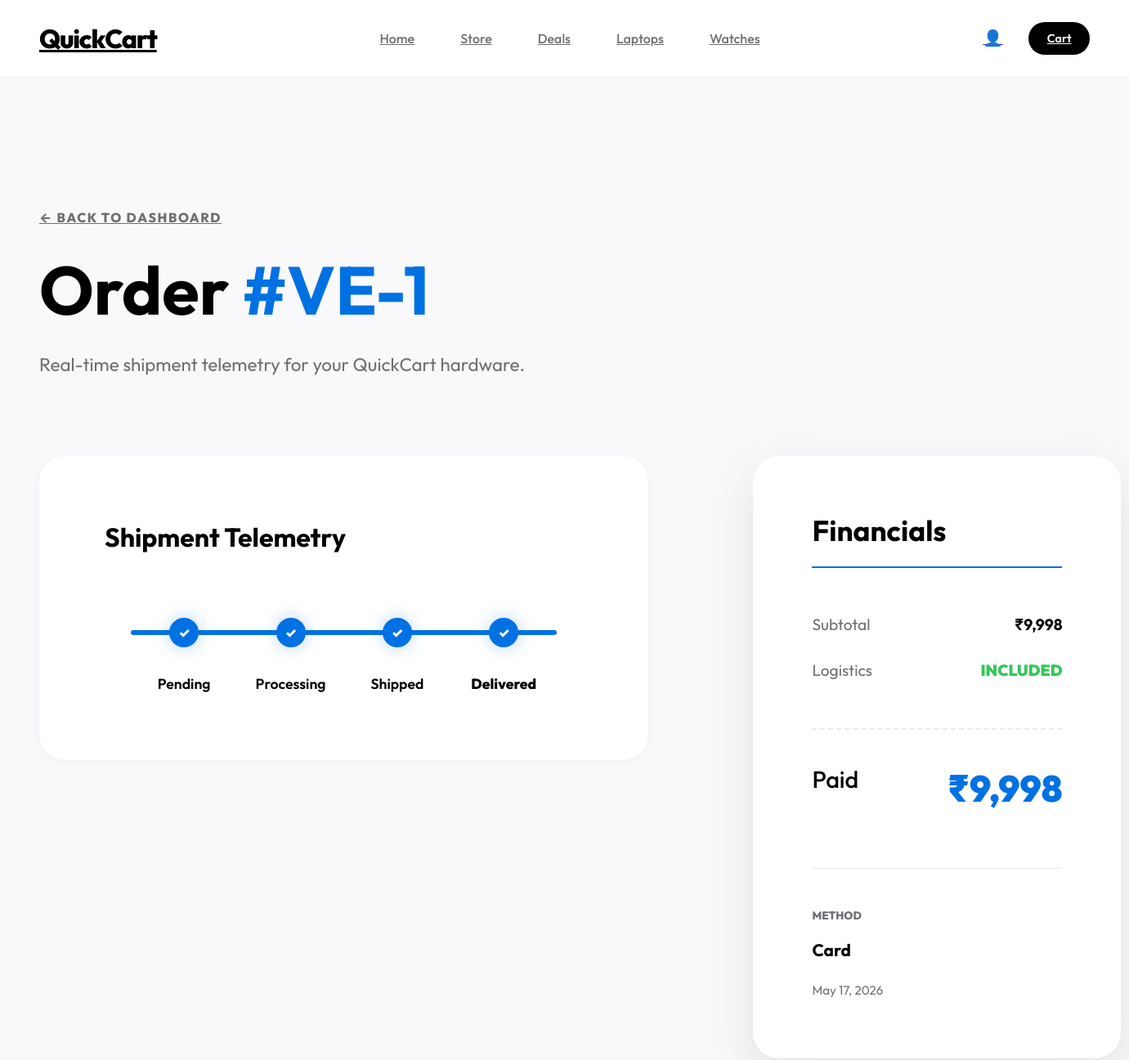
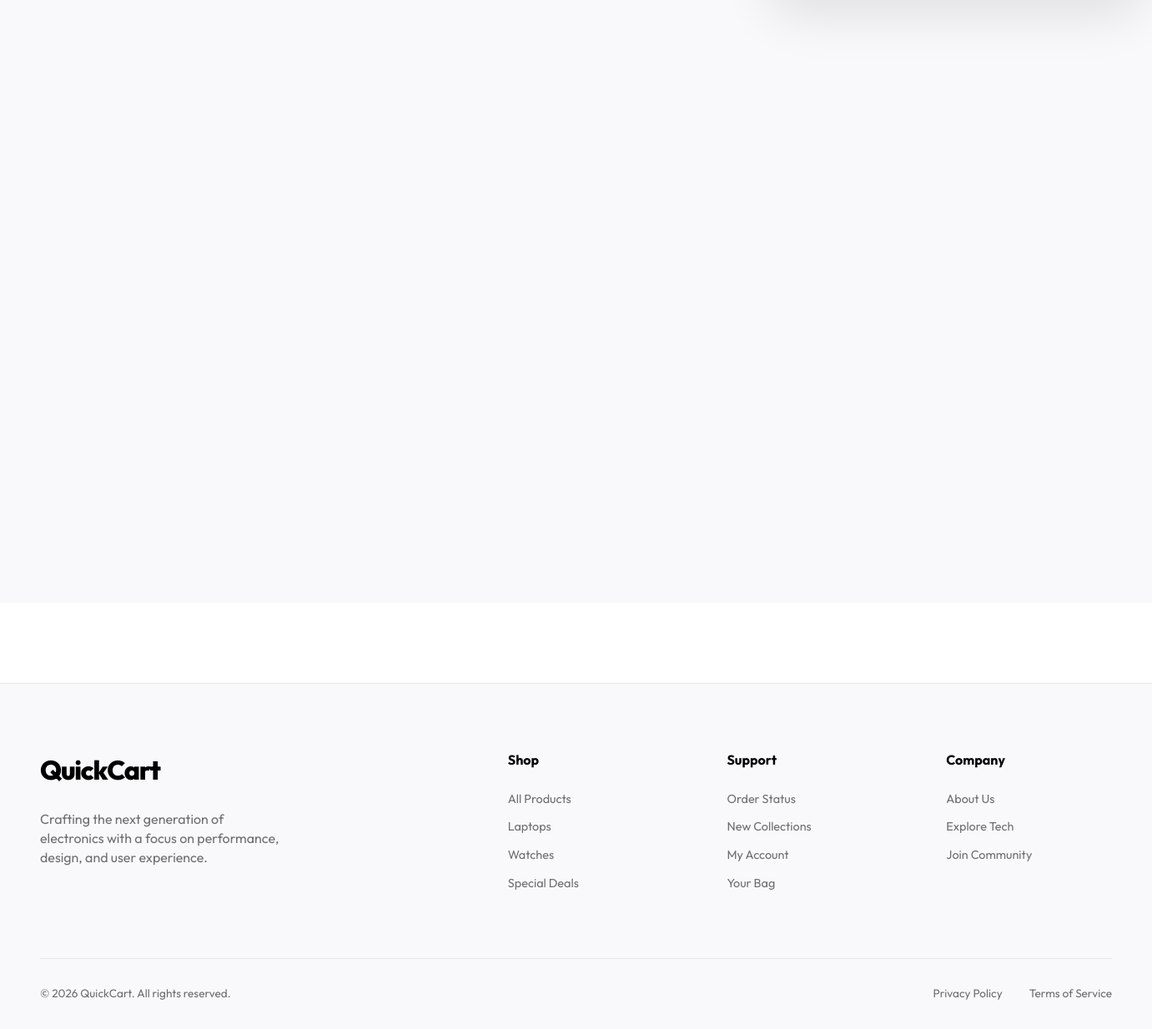
The page /order_details.php?id=1 (signed in) on the database its author committed (2 pictures, top to bottom).
### tables this page shows
CREATE TABLE `orders` (
  `id` int(11) NOT NULL,
  `user_id` int(11) DEFAULT NULL,
  `total_price` decimal(10,2) NOT NULL,
  `status` enum('Pending','Processing','Shipped','Delivered','Cancelled') DEFAULT 'Pending',
  `payment_method` varchar(50) DEFAULT 'COD',
  `created_at` timestamp NOT NULL DEFAULT current_timestamp()
);

### order_details.php (the view, shortened to what this page needs)
<?php
require_once 'config.php';
$order_id = isset($_GET['id']) ? (int)$_GET['id'] : 0;
$user_id = $_SESSION['user_id'];
$stmt = $pdo->prepare("SELECT * FROM orders WHERE id = ? AND user_id = ?");
$stmt->execute([$order_id, $user_id]);
$order = $stmt->fetch();
$status_steps = ['Pending', 'Processing', 'Shipped', 'Delivered'];
$current_index = array_search($order['status'], $status_steps);
include 'includes/header.php';
?>
<main class="section-padding" style="background: var(--bg-soft); min-height: calc(100vh - 80px);">
    <div class="container">
        <div style="margin-bottom: 6rem;">
            <a href="profile.php" style="color: var(--text-secondary); font-weight: 800; font-size: 1rem; text-transform: uppercase; letter-spacing: 0.1em; display: flex; align-items: center; gap: 0.75rem;">
                &larr; Back to Dashboard
            </a>
            <h1 style="font-size: var(--fs-h1); margin-top: 2rem;">Order <span style="color: var(--accent);">#VE-<?= $order_id ?></span></h1>
            <p style="color: var(--text-secondary); font-size: 1.4rem;">Real-time shipment telemetry for your QuickCart hardware.</p>
        </div>
        <div class="layout-cart">
            <section>
                <div style="background: var(--white); padding: 5rem; border-radius: var(--radius-xl); box-shadow: var(--shadow-sm); margin-bottom: 4rem;" class="fade-in">
                    <h3 style="font-size: 2rem; margin-bottom: 5rem;">Shipment Telemetry</h3>
                    <div style="display: flex; justify-content: space-between; position: relative; padding: 0 2rem;">
                        <div style="position: absolute; top: 15px; left: 2rem; width: calc(<?= ($current_index / (count($status_steps) - 1)) * 100 ?>% - 4rem); height: 6px; background: var(--accent); z-index: 2; border-radius: 10px; transition: 2s cubic-bezier(0.65, 0, 0.35, 1);"></div>
                        <?php foreach($status_steps as $index => $step): ?>
                            <div style="position: relative; z-index: 3; text-align: center; flex: 1;">
                                <div style="width: 36px; height: 36px; border-radius: 50%; background: <?= $index <= $current_index ? 'var(--accent)' : 'var(--white)' ?>; border: 4px solid <?= $index <= $current_index ? 'var(--accent)' : 'var(--border)' ?>; margin: 0 auto; display: flex; align-items: center; justify-content: center; transition: 0.8s; box-shadow: <?= $index <= $current_index ? '0 0 20px rgba(0, 113, 227, 0.3)' : 'none' ?>;">
                                    <?php if($index <= $current_index): ?>
                                        <span style="color: white; font-size: 1rem; font-weight: 900;">✓</span>
                                    <?php endif; ?>
                                </div>
                                <p style="margin-top: 2rem; font-size: 1.1rem; font-weight: <?= $index == $current_index ? '800' : '600' ?>; color: <?= $index <= $current_index ? 'var(--text-main)' : 'var(--text-secondary)' ?>;"><?= $step ?></p>
                            </div>
                        <?php endforeach; ?>
                    </div>
                </div>
            </section>
            <aside>
                <div style="position: sticky; top: 140px; background: var(--white); padding: 4.5rem; border-radius: var(--radius-xl); box-shadow: var(--shadow-lg);" class="fade-in">
                    <h2 style="font-size: 2.2rem; margin-bottom: 3.5rem; padding-bottom: 1.5rem; border-bottom: 2.5px solid var(--accent);">Financials</h2>
                    <div style="display: grid; gap: 1.8rem; margin-bottom: 3.5rem;">
                        <div style="display: flex; justify-content: space-between; font-size: 1.2rem;">
                            <span style="color: var(--text-secondary);">Subtotal</span>
                            <span style="font-weight: 700;">₹<?= number_format($order['total_price']) ?></span>
                        </div>
                        <div style="display: flex; justify-content: space-between; font-size: 1.2rem;">
                            <span style="color: var(--text-secondary);">Logistics</span>
                            <span style="color: var(--success); font-weight: 900;">INCLUDED</span>
                        </div>
                    </div>
                    <div style="display: flex; justify-content: space-between; padding-top: 2.5rem; border-top: 2px dashed var(--border); margin-bottom: 4rem;">
                        <span style="font-size: 1.8rem; font-weight: 500;">Paid</span>
                        <span style="font-size: 2.8rem; font-weight: 900; color: var(--accent);">₹<?= number_format($order['total_price']) ?></span>
                    </div>
                    <div style="padding-top: 3rem; border-top: 1.5px solid var(--border);">
                        <p style="font-size: 0.85rem; color: var(--text-secondary); font-weight: 800; text-transform: uppercase;">Method</p>
                        <p style="font-weight: 700; font-size: 1.3rem; margin-top: 1rem;"><?= $order['payment_method'] ?></p>
                        <p style="margin-top: 1.5rem; color: var(--text-secondary); font-size: 0.95rem;"><?= date('M d, Y', strtotime($order['created_at'])) ?></p>
                    </div>
                </div>
            </aside>
        </div>
    </div>
</main>
<?php include 'includes/footer.php'; ?>

### css/style.css (style rules this page uses)
:root { --white: #FFFFFF; --bg-main: #FFFFFF; --bg-soft: #F9F9FB; --text-main: #000000; --text-secondary: #6E6E73; --accent: #0071E3; --accent-vibrant: #2997FF; --success: #34C759; --warning: #FF9F0A; --danger: #FF3B30; --border: rgba(0, 0, 0, 0.08); --glass-bg: rgba(255, 255, 255, 0.72); --glass-blur: blur(20px); --glass-border: rgba(255, 255, 255, 0.18); --container-width: 1600px; --radius-full: 100px; --radius-xl: 32px; --radius-lg: 24px; --radius-md: 18px; --shadow-sm: 0 2px 8px rgba(0, 0, 0, 0.04); --shadow-md: 0 8px 32px rgba(0, 0, 0, 0.06); --shadow-lg: 0 20px 60px rgba(0, 0, 0, 0.1); --fs-base: clamp(16px, 1.1vw, 20px); --fs-h1: clamp(3rem, 6vw, 6.5rem); --fs-h2: clamp(2.2rem, 4vw, 4rem); --fs-h3: clamp(1.6rem, 2.5vw, 2.8rem); --transition: cubic-bezier(0.65, 0, 0.35, 1) 0.5s; }
* { margin: 0; padding: 0; box-sizing: border-box; -webkit-font-smoothing: antialiased; -moz-osx-font-smoothing: grayscale; }
body { background-color: var(--bg-main); font-family: 'Outfit', -apple-system, BlinkMacSystemFont, "Segoe UI", Roboto, sans-serif; color: var(--text-main); font-size: var(--fs-base); line-height: 1.45; overflow-x: hidden; }
.container { max-width: var(--container-width); margin: 0 auto; padding: 0 4rem; }
.section-padding { padding: 10rem 0; }
h1 { font-size: var(--fs-h1); line-height: 1.05; margin-bottom: 2rem; }
h2 { font-size: var(--fs-h2); line-height: 1.1; margin-bottom: 1.5rem; }
h3 { font-size: var(--fs-h3); line-height: 1.2; }
.fade-in { opacity: 0; transform: translateY(30px); transition: opacity 1s ease, transform 1s ease; }
.fade-in.appear { opacity: 1; transform: translateY(0); }
.layout-cart { display: grid; grid-template-columns: 1fr 450px; gap: 8rem; }
@media (max-width: 1400px) { .container { padding: 0 3rem; } }

### rows shown on the page
orders: status "Delivered" (drawn), total_price "9,998", payment_method "Card", created_at "May 17, 2026"

### other values the page prints
SITE_NAME "QuickCart"
$order_id "1"
$step "Pending"
$step "Processing"
$step "Shipped"
$step "Delivered"
